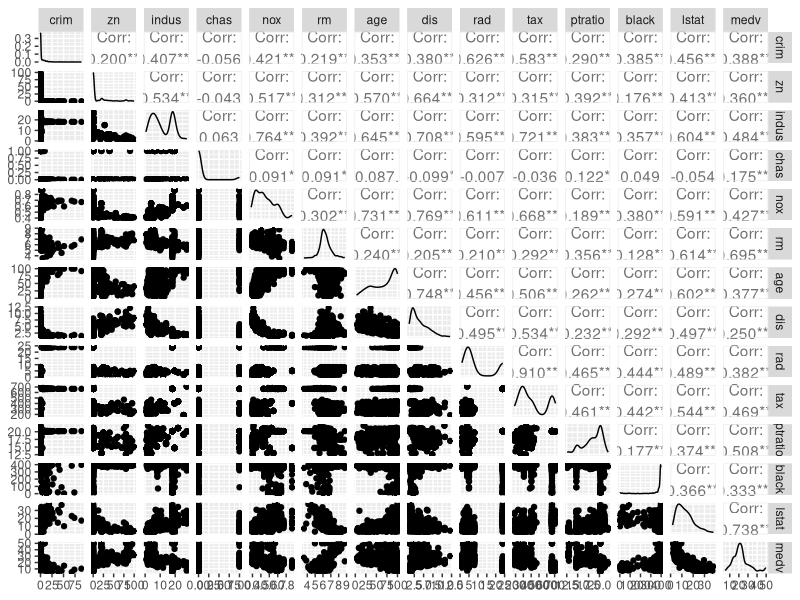
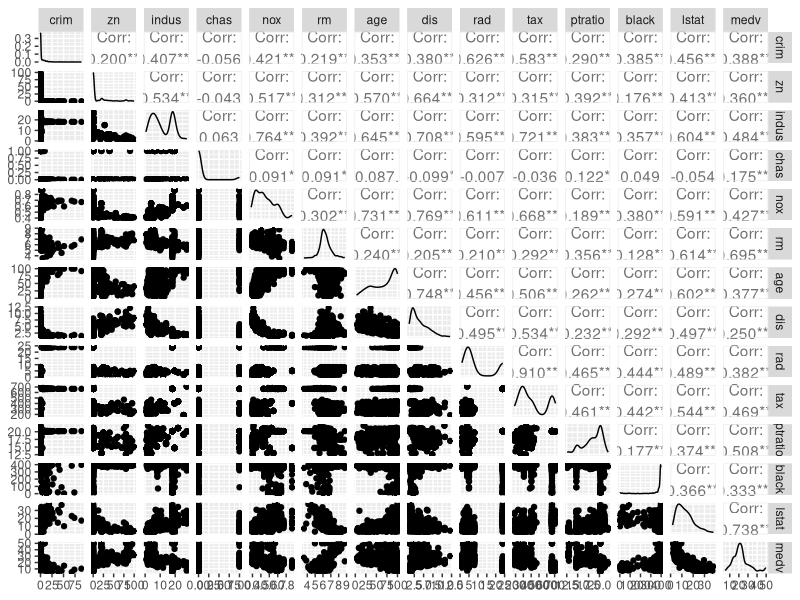
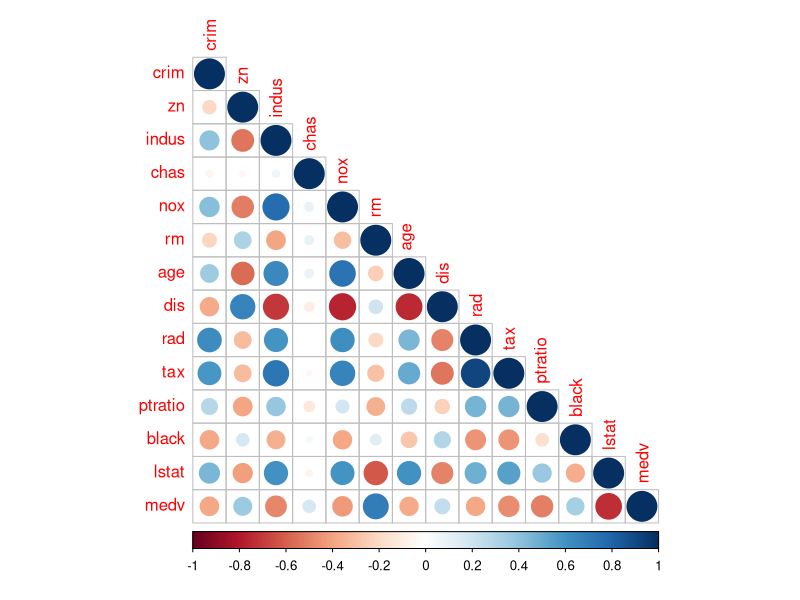
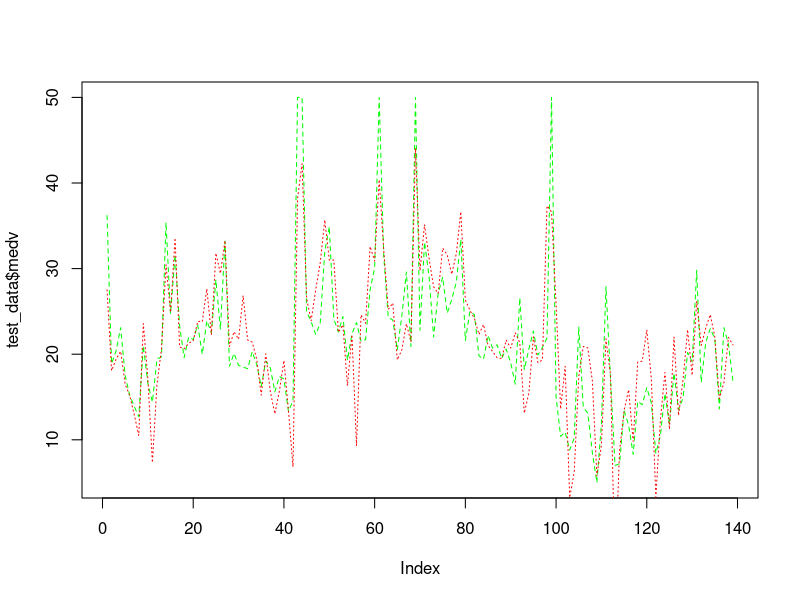

Write the R code that produced these figures, in order.
#---------------------------------------------------------------------------------------------------------------------------------------#
#---------------------------------------------------------------------------------------------------------------------------------------#
#---------------------------------------------------------------------------------------------------------------------------------------#
#                                                    "*THE BOSTON DATASET*"
#---------------------------------------------------------------------------------------------------------------------------------------#
#---------------------------------------------------------------------------------------------------------------------------------------#
#---------------------------------------------------------------------------------------------------------------------------------------#
# In this section I am going to use the inbuilt housing data of Boston to learn regression analysis. 
# Problem statement: To predict medv (median value of owner-occupied homes) against given predictors in the dataset
#---------------------------------------------------------------------------------------------------------------------------------------#
# 1. DATA ACQUISITION
#--------------------
  library("MASS")
  data(Boston)
  View(Boston)
  str(Boston)
  dim(Boston)
  ?Boston
  
  library("psych")
  describe(Boston)
#---------------------------------------------------------------------------------------------------------------------------------------#
# 2. DIVIDE DATASET
#------------------
  set.seed(1)
  library(caTools) # sample.split function is present in this package
  
  split_data <- sample.split(Boston$medv, SplitRatio = 0.7)
  # We divide the data in the ratio 0.7
  split_data
  
  training_data <- subset(Boston, split_data == "TRUE")
  test_data <- subset(Boston, split_data == "FALSE")
  # Here the dataset is divided into training:test as 7:3
#---------------------------------------------------------------------------------------------------------------------------------------#
# 3. EXPLORATORY ANALYSIS
#------------------------
  library(ggplot2)
  library(GGally)
  plot1 <- ggpairs(Boston)
  plot1
  ggsave(filename = "Scatter Plot Matrix.png", plot1)
  
  # Checking for "CORRELATION" among data
  # Correlation is an important factor to check the dependencies among themselves
  # Correlation analysis gives us an insight for mutual relationship among variables
  cr <- cor(Boston)
  cr # This will give us the correlation coefficients
  # To visualise this corrplot library is required
  library("corrplot")
  png('corrplot.jpg')
  corrplot(cr, type = "lower")
  dev.off()
  
  # Checking for "MULTICOLLINEARITY"
  # Multicollinearity exists when two or more predictors are highly correlated among themselves.
  library("car")
  model <- lm(medv~., data = training_data)
  vif(model) # vif = Variance Inflation Factor
  # "vif" measures the increase in the variance (the square of the estimate's standard # deviation) of an estimated regression 
  # coefficient due to multicollinearity.
  # A vif of 1 indicates that there is no correlation among variables.
  # A high vif indicates high multicollinearity.
  
  # The equation for the best fit line
  summary(model) # p-value for "indus" is the highest
  # This means that in presence of other predictors, "indus" is highly correlated.
  # P-value tests the NULL hypothesis that coefficient is equal to zero.
  # A high P-value denotes coefficient is really zero.
#---------------------------------------------------------------------------------------------------------------------------------------#
# 4. IMPLEMENT & OPTIMISE MODEL
#------------------------------
  # In the next model, we will remove the predictor "indus".
  model <- lm(medv ~., - indus, data = training_data)
  summary(model) # "age" has a very high P-value.
  model <- lm(medv ~., - age, data = training_data)
  summary(model) # Every predictor now in the model is significant.
#---------------------------------------------------------------------------------------------------------------------------------------#
# 5. MODEL VALIDATION
#--------------------
  prediction <- predict(model, test_data)
  prediction
  
  # To compare the values - predicted and actual, we need to plot a graph.
  jpeg("PredictionPlot.jpg")
  plot(test_data$medv, type = "l", lty = 2.0, col = "green")
  lines(prediction, type = "l", lty = 3.0, col = "red")
  dev.off()
#---------------------------------------------------------------------------------------------------------------------------------------#
  
